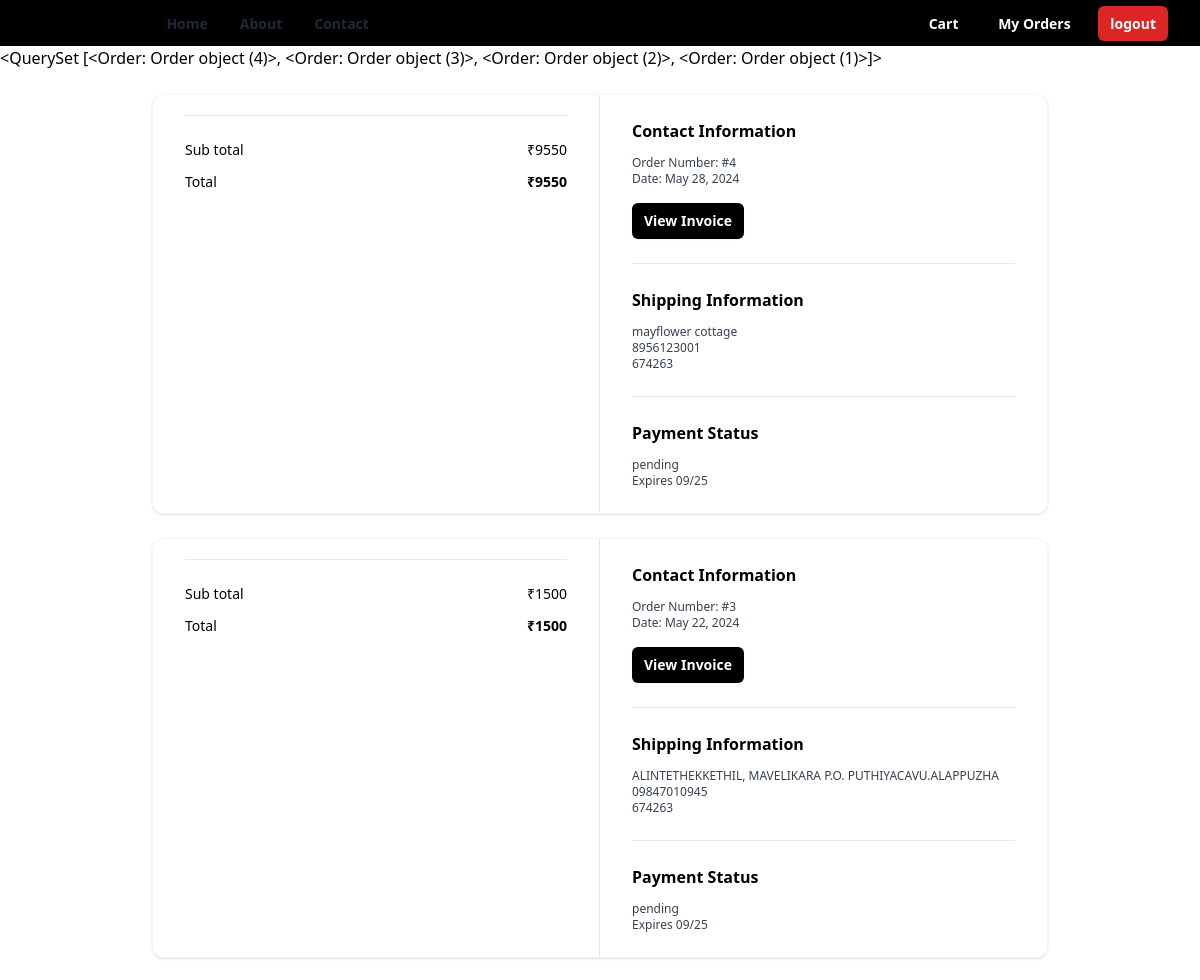
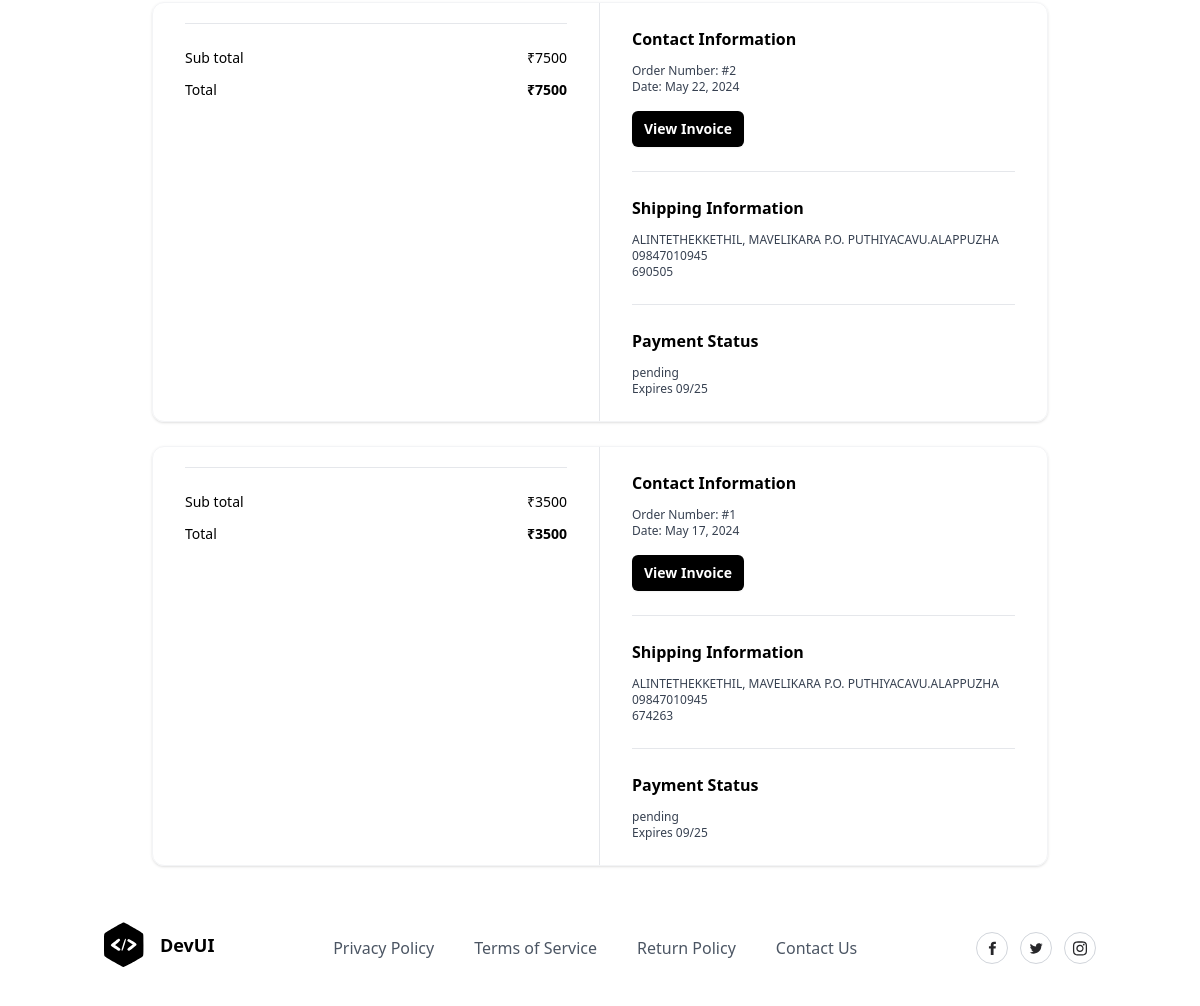
The app's page /ordersummary/ (signed in) with its own data (2 pictures, top to bottom).
### store/models.py (models this page shows, shortened)
class Order(models.Model):
    user_object = models.ForeignKey(
                                        User,
                                        on_delete=models.CASCADE,
                                        related_name='myorders'
                                    )
    basket_item_objects = models.ManyToManyField(BasketItem)
    delivery_address = models.CharField(max_length=250)
    phone = models.CharField(max_length=12)
    pin=models.CharField(max_length=10,null=True)
    email = models.CharField(max_length=100)
    pay_options = (
        ('online', 'online'),
        ('cod', 'cod')
    )
    payment_mode = models.CharField(
                                        max_length=100,
                                        choices=pay_options,
                                        default='cod'
                                    )
    order_id = models.CharField(max_length=200, null=True)
    is_paid = models.BooleanField(default=False)
    order_status = (
        ('order_confirmed', 'Order confirmed'),
        ('dispatched', 'Dispatched'),
        ('in_transit', 'In transit'),
        ('delivered', 'Delivered'),
        ('cancelled', 'Cancelled'),
    )
    status = models.CharField(
                                max_length=200,
                                choices=order_status,
                                default='order_confirmed'
                            )
    created_date = models.DateTimeField(auto_now_add=True)
    updated_date = models.DateTimeField(auto_now=True)
    is_active = models.BooleanField(default=True)
    @property
    def sub_total(self):
        basket_items=self.basket_item_objects.all()
        total=0
        if basket_items:
            for bi  in basket_items:
                total+=bi.total_amount
        return total

class BasketItem(models.Model):
    basket_object = models.ForeignKey(Basket, on_delete=models.CASCADE,related_name="cartitems")
    product_object = models.ForeignKey(Product, on_delete=models.CASCADE)
    size_object = models.ForeignKey(Size, on_delete=models.CASCADE)
    quantity = models.PositiveIntegerField(default=1)
    created_date = models.DateTimeField(auto_now_add=True)
    updated_date = models.DateTimeField(auto_now=True)
    is_active = models.BooleanField(default=True)
    is_order_placed=models.BooleanField(default=False)
    @property
    def total_amount(self):
        return self.product_object.price*self.quantity

class Product(models.Model):
    title = models.CharField(max_length=200)
    description = models.TextField(null=True, blank=True)
    size_object = models.ManyToManyField(Size)
    category_object = models.ForeignKey(Category, on_delete=models.CASCADE)
    brand_object = models.ForeignKey(Brand, on_delete=models.CASCADE)
    image = models.ImageField(upload_to='product_images', null=True, blank=True, default='product_images/default.jpg')
    price = models.PositiveIntegerField()
    tag_object=models.ManyToManyField(Tag)
    created_date = models.DateTimeField(auto_now_add=True)
    updated_date = models.DateTimeField(auto_now=True)
    is_active = models.BooleanField(default=True)

### store/views.py (the view)
# urls.py: path('ordersummary/',views.OrderSummaryView.as_view(),name="order-summary"),
class OrderSummaryView(View):
    def get(self,request,*args,**kwargs):
        qs=Order.objects.filter(user_object=request.user).order_by("-created_date")
        return render(request,"order_summary.html",{"data":qs})

### store/templates/order_summary.html (shortened to what this page needs)
{%extends 'base.html'%}
{%block main_block%}
{{data}}
{%for o in data%}
<div class="mx-auto my-4 max-w-4xl md:my-6">
  <div class="overflow-hidden rounded-xl border border-gray-100 shadow">
    <div class="grid grid-cols-1 md:grid-cols-2">
      <div class="px-5 py-6 md:border-r md:border-r-gray-200 md:px-8">
        <div class="flow-root">
          <hr class="mt-6 border-gray-200" />
          <ul class="mt-6 space-y-3">
            <li class="flex items-center justify-between">
              <p class="text-sm font-medium">Sub total</p>
              <p class="text-sm font-medium">₹{{o.sub_total}}</p>
            </li>
            <li class="flex items-center justify-between">
              <p class="text-sm font-medium ">Total</p>
              <p class="text-sm font-bold ">₹{{o.sub_total}}</p>
            </li>
          </ul>
        </div>
      </div>
      <div class="px-5 py-6 md:px-8">
        <div class="flow-root">
          <div class="-my-6 divide-y divide-gray-200">
            <div class="py-6">
              <h2 class="text-base font-bold text-black">
                Contact Information
              </h2>
              <p class="fontmedium mt-3 text-xs text-gray-700">
                Order Number: #{{o.id}}
              </p>
              <p class="text-xs font-medium text-gray-700">
                Date: {{o.created_date|date}}
              </p>
              <button type="button"
                class="mt-4 rounded-md bg-black px-3 py-2 text-sm font-semibold text-white shadow-sm hover:bg-black/80 focus-visible:outline focus-visible:outline-2 focus-visible:outline-offset-2 focus-visible:outline-black">
                View Invoice
              </button>
            </div>
            <div class="py-6">
              <h2 class="mb-2 text-base font-bold text-black">
                Shipping Information
              </h2>
              <p class="mt-3 text-xs font-medium text-gray-700">{{o.delivery_address}}</p>
              <p class="text-xs font-medium text-gray-700">
                {{o.phone}}
              </p>
              <p class="text-xs font-medium text-gray-700">{{o.pin}}</p>
            </div>
            <div class="py-6">
              <h2 class="text-base font-bold text-black">
                Payment Status
              </h2>
              <p class="mt-3 text-xs font-medium text-gray-700">
                {%if o.is_paid%}
                  completed
                {%else%}
                  pending
                {%endif%}
              </p>
              <p class="text-xs font-medium text-gray-700">Expires 09/25</p>
            </div>
          </div>
        </div>
      </div>
    </div>
  </div>
</div>
{%endfor%}
{%endblock%}

### store/templates/base.html (shortened to what this page needs)
<!DOCTYPE html>
<html lang="en">
<head>
    <script src="https://cdn.tailwindcss.com"></script>
</head>
<body>
    <div class="relative w-full bg-black">
        <div class="mx-auto flex max-w-7xl items-center justify-between px-4 py-2 sm:px-6 lg:px-8">
            <div class="inline-flex items-center space-x-2">
                <span>
                </span>
                <span class="font-bold">DevUI</span>
            </div>
            <div class="hidden grow items-start lg:flex">
                <ul class="ml-12 inline-flex space-x-8">
                    <li>
                        <a href="#" class="text-sm font-semibold text-gray-800 hover:text-gray-900">
                            Home
                        </a>
                    </li>
                    <li>
                        <a href="#" class="text-sm font-semibold text-gray-800 hover:text-gray-900">
                            About
                        </a>
                    </li>
                    <li>
                        <a href="#" class="text-sm font-semibold text-gray-800 hover:text-gray-900">
                            Contact
                        </a>
                    </li>
                </ul>
            </div>
            <div class="hidden lg:block">
                <a href="{%url 'cart-summary'%}"
                    class="rounded-md bg-black px-3 py-2 text-sm font-semibold text-white shadow-sm hover:bg-black/80 focus-visible:outline focus-visible:outline-2 focus-visible:outline-offset-2 focus-visible:outline-black">
                    Cart
                </a>
                <a href="{%url 'order-summary'%}"
                    class="rounded-md bg-black ms-3 px-3 py-2 text-sm font-semibold text-white shadow-sm hover:bg-black/80 focus-visible:outline focus-visible:outline-2 focus-visible:outline-offset-2 focus-visible:outline-black">
                    My Orders
                </a>
                <a href="{%url 'signout'%}"
                    class="rounded-md ms-3 bg-red-600 px-3 py-2 text-sm font-semibold text-white shadow-sm hover:bg-black/80 focus-visible:outline focus-visible:outline-2 focus-visible:outline-offset-2 focus-visible:outline-black">
                    logout
                </a>
            </div>
        </div>
    </div>
    {%block main_block%}
    {%endblock%}
    <section class="relative overflow-hidden bg-white py-8">
        <div class="container relative z-10 mx-auto px-4 ">
            <div class="-m-8 flex flex-wrap items-center justify-between ">
                <div class="w-auto p-8">
                    <a href="#">
                        <div class="inline-flex items-center">
                            <span class="ml-4 text-lg font-bold">DevUI</span>
                        </div>
                    </a>
                </div>
                <div class="w-auto p-8">
                    <ul class="-m-5 flex flex-wrap items-center">
                        <li class="p-5">
                            <a class="font-medium text-gray-600 hover:text-gray-700" href="#">
                                Privacy Policy
                            </a>
                        </li>
                        <li class="p-5">
                            <a class="font-medium text-gray-600 hover:text-gray-700" href="#">
                                Terms of Service
                            </a>
                        </li>
                        <li class="p-5">
                            <a class="font-medium text-gray-600 hover:text-gray-700" href="#">
                                Return Policy
                            </a>
                        </li>
                        <li class="p-5">
                            <a class="font-medium text-gray-600 hover:text-gray-700" href="#">
                                Contact Us
                            </a>
                        </li>
                    </ul>
                </div>
                <div class="w-auto p-8">
                    <div class="-m-1.5 flex flex-wrap">
                        <div class="w-auto p-1.5">
                            <a href="#">
                                <div
                                    class="flex h-8 w-8 items-center justify-center rounded-full border border-gray-300 hover:border-gray-400">
                                </div>
                            </a>
                        </div>
                        <div class="w-auto p-1.5">
                            <a href="#">
                                <div
                                    class="flex h-8 w-8 items-center justify-center rounded-full border border-gray-300 hover:border-gray-400">
                                </div>
                            </a>
                        </div>
                        <div class="w-auto p-1.5">
                            <a href="#">
                                <div
                                    class="flex h-8 w-8 items-center justify-center rounded-full border border-gray-300 hover:border-gray-400">
                                </div>
                            </a>
                        </div>
                    </div>
                </div>
            </div>
        </div>
    </section>
</body>
</html>

### records on screen
Order: id "<QuerySet [<Order: Order object (4)>, <Order: Order object (3)>, <Order: Order object (2)>, <Order: Order object (1)>]>", sub_total "9550", id "4", created_date "May 28, 2024", delivery_address "mayflower cottage", phone "8956123001", pin "674263", is_paid "pending"
Order: sub_total "1500", id "3", created_date "May 22, 2024", delivery_address "ALINTETHEKKETHIL, MAVELIKARA P.O. PUTHIYACAVU.ALAPPUZHA", phone "09847010945", pin "674263", is_paid "pending"
Order: sub_total "7500", id "2", created_date "May 22, 2024", delivery_address "ALINTETHEKKETHIL, MAVELIKARA P.O. PUTHIYACAVU.ALAPPUZHA", phone "09847010945", pin "690505", is_paid "pending"
Order: sub_total "3500", id "1", created_date "May 17, 2024", delivery_address "ALINTETHEKKETHIL, MAVELIKARA P.O. PUTHIYACAVU.ALAPPUZHA", phone "09847010945", pin "674263", is_paid "pending"
